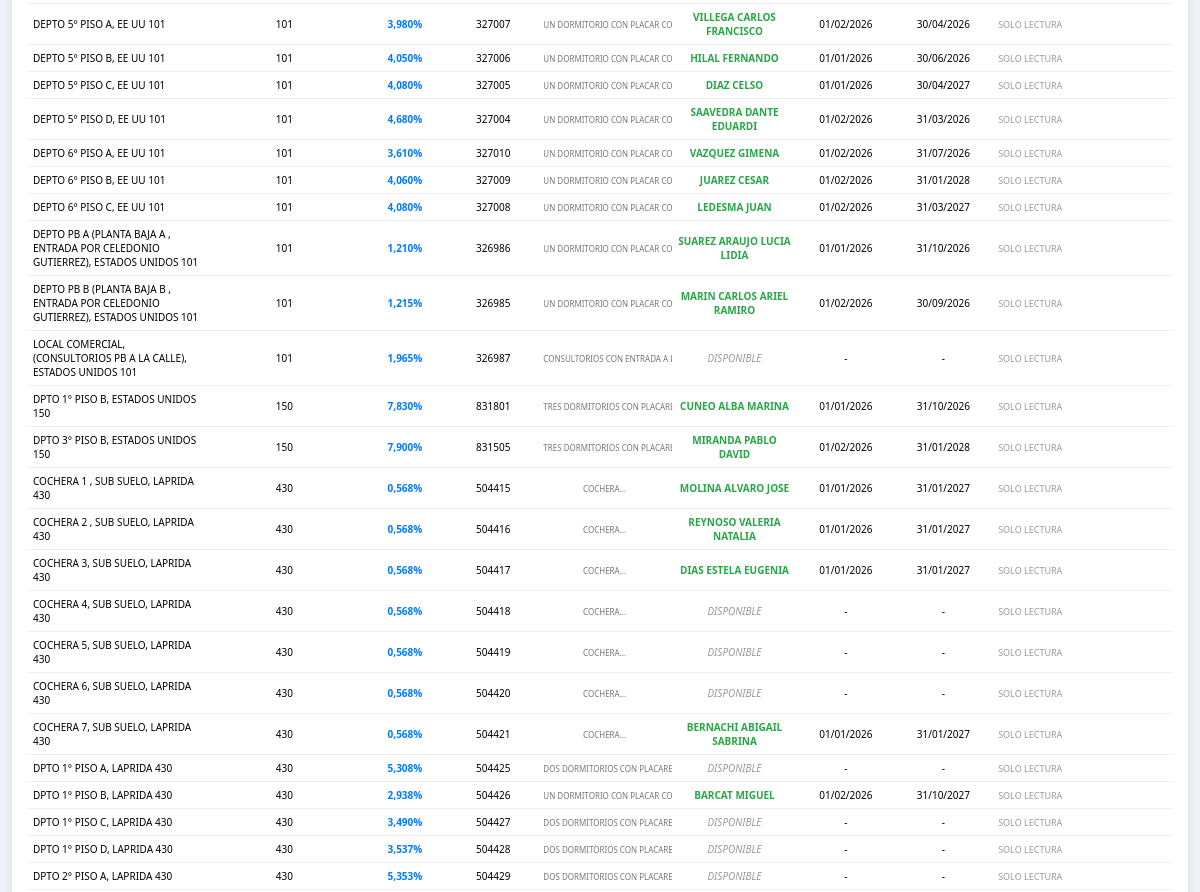
The page /propiedades.php (signed in, middle part) on the database as committed earlier.
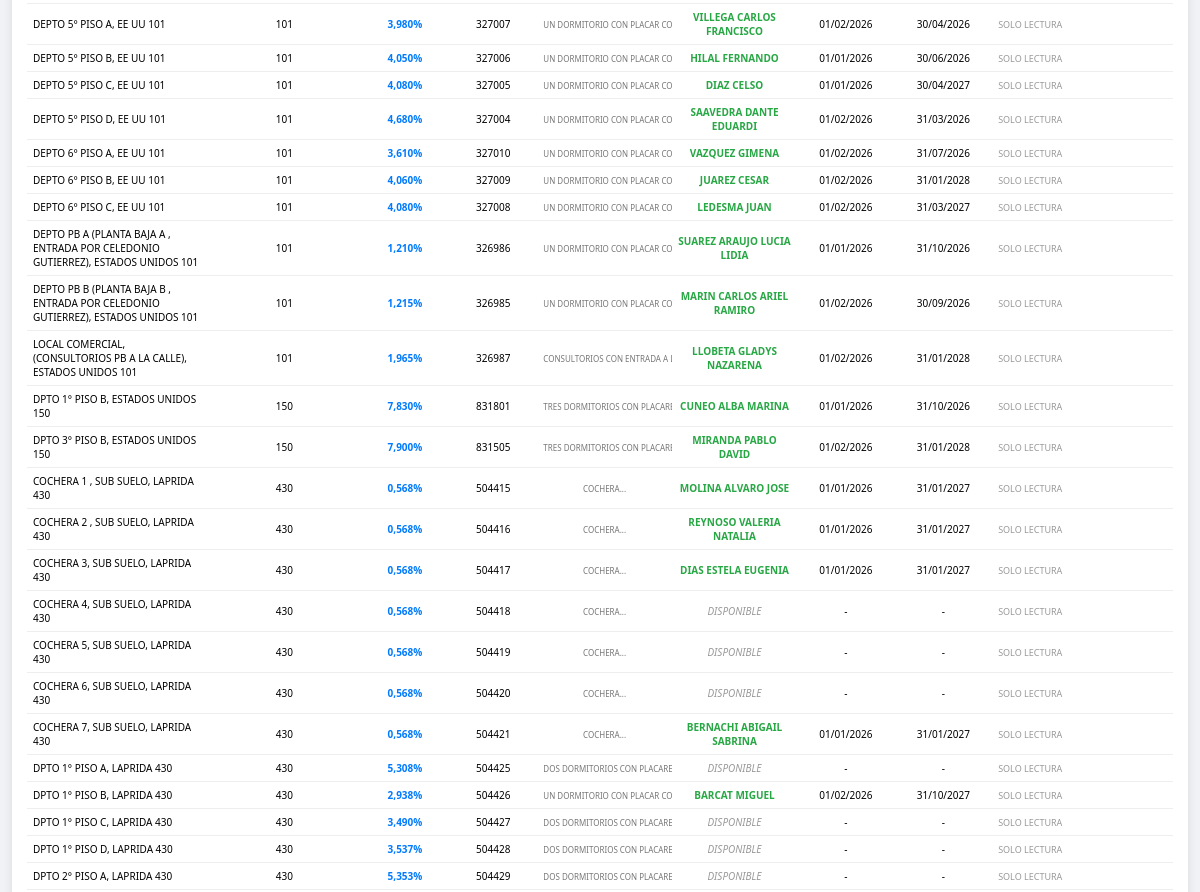
The same page on the database as committed later.
### tables this page shows
CREATE TABLE `propiedades` (
  `propiedad_id` int(11) NOT NULL AUTO_INCREMENT,
  `propiedad` varchar(255) NOT NULL,
  `ciudad` varchar(100) DEFAULT NULL,
  `padron` varchar(12) NOT NULL,
  `detalle` text NOT NULL,
  `consorcio` varchar(5) NOT NULL,
  `porcentaje` decimal(6,3) DEFAULT NULL,
  `propietario_id` int(11) NOT NULL,
  `alquiler` int(11) DEFAULT NULL,
  PRIMARY KEY (`propiedad_id`),
  UNIQUE KEY `padron` (`padron`),
  KEY `fk_propietario` (`propietario_id`),
  CONSTRAINT `fk_propietario` FOREIGN KEY (`propietario_id`) REFERENCES `usuarios` (`id`)
);

CREATE TABLE `usuarios` (
  `id` int(11) NOT NULL AUTO_INCREMENT,
  `apellido` varchar(150) NOT NULL,
  `dni` varchar(20) NOT NULL,
  `cuit` varchar(25) DEFAULT NULL,
  `domicilio` varchar(200) DEFAULT NULL,
  `email` varchar(100) DEFAULT NULL,
  `celular` varchar(20) DEFAULT NULL,
  `consorcio` varchar(100) DEFAULT NULL,
  PRIMARY KEY (`id`)
);

CREATE TABLE `alquileres` (
  `alquiler_id` int(11) NOT NULL AUTO_INCREMENT,
  `propiedad_id` int(11) NOT NULL,
  `inquilino1_id` int(11) NOT NULL,
  `inquilino2_id` int(11) DEFAULT NULL,
  `codeudor1_id` int(11) NOT NULL,
  `codeudor2_id` int(11) DEFAULT NULL,
  `plazo_meses` int(11) DEFAULT NULL,
  `destino` varchar(50) DEFAULT 'VIVIENDA',
  `fecha_inicio` date DEFAULT NULL,
  `fecha_fin` date DEFAULT NULL,
  `precio_convenido` decimal(10,2) DEFAULT NULL,
  `fecha_firma` date DEFAULT NULL,
  `monto_deposito` decimal(10,2) DEFAULT NULL,
  `estado` enum('VIGENTE','BAJA') DEFAULT 'VIGENTE',
  `fecha_creacion` timestamp NOT NULL DEFAULT current_timestamp(),
  PRIMARY KEY (`alquiler_id`)
);

### propiedades.php (the view, shortened to what this page needs)
<?php
include 'db.php';
$sql = "SELECT p.*, u.apellido as nombre_inquilino, a.fecha_inicio as inicio, a.fecha_fin as vencimiento
        FROM propiedades p
        LEFT JOIN alquileres a ON a.propiedad_id = p.propiedad_id AND a.estado = 'VIGENTE'
        LEFT JOIN usuarios u ON a.inquilino1_id = u.id
        ORDER BY p.consorcio ASC, p.propiedad ASC";
$resultado = mysqli_query($conexion, $sql);
$nivelAcceso = (int)($_SESSION['acceso_nivel'] ?? 0);
$soloLectura = ($nivelAcceso < 2);
?>
<!DOCTYPE html>
<html lang="es">
<head>
</head>
<body onkeydown="var e=event||window.event;if((e.keyCode||e.which)===27){e.preventDefault();window.location.href='index.php';return false;}">
<div class="contenedor">
    <table class="tabla-prop">
        <tbody id="cuerpoTabla">
            <?php while ($f = mysqli_fetch_array($resultado)):
                $alquilada = !empty($f['nombre_inquilino']);
                $inicio = !empty($f['inicio']) ? date('d/m/Y', strtotime($f['inicio'])) : '-';
                $venc = !empty($f['vencimiento']) ? date('d/m/Y', strtotime($f['vencimiento'])) : '-';
            ?>
            <tr class="fila-propiedad" data-id="<?= $f['propiedad_id'] ?>" onclick="seleccionarPropiedad(<?= $f['propiedad_id'] ?>, this, event)">
                <td class="al-izq"><?= $f['propiedad'] ?></td>
                <td class="al-cen"><?= $f['consorcio'] ?></td>
                <td class="al-cen" style="font-weight:bold; color:#007bff;"><?= $f['porcentaje'] !== null ? number_format($f['porcentaje'], 3, ',', '.') . '%' : '-' ?></td>
                <td class="al-cen"><?= $f['padron'] ?></td>
                <td class="al-cen" style="font-size: 8px; color: #777; white-space: nowrap;"><?= substr($f['detalle'],0,30) ?>...</td>
                <td class="al-cen">
                    <?= $alquilada ? "<span class='inquilino-nombre'>{$f['nombre_inquilino']}</span>" : "<span class='disponible'>DISPONIBLE</span>" ?>
                </td>
                <td class="al-cen"><?= $inicio ?></td>
                <td class="al-cen"><?= $venc ?></td>
                <td>
                    <?php if (!$soloLectura): ?>
                    <div class="flex-acciones" onclick="event.stopPropagation()">
                        <?php if($alquilada): ?>
                            <button onclick="finalizarContrato(<?= $f['propiedad_id'] ?>)" class="btn btn-fin w-grande">FIN CONTRATO</button>
                            <button onclick="imprimirContrato(<?= $f['propiedad_id'] ?>)" class="btn btn-print w-chico">IMPRIMIR CONTRATO</button>
                        <?php else: ?>
                            <button onclick="eliminarPropiedad(<?= $f['propiedad_id'] ?>)" class="btn btn-baja w-grande">BAJA PROP.</button>
                            <div style="width: 45px;"></div>
                        <?php endif; ?>
                    </div>
                    <?php else: ?>
                    <span style="color:#999; font-size:9px;">Solo lectura</span>
                    <?php endif; ?>
                </td>
            </tr>
            <?php endwhile; ?>
        </tbody>
    </table>
</div>
</body>
</html>

Rows that differ between the two databases and show on the page:
changed propiedades "LOCAL COMERCIAL,(CONSULTORIOS PB A LA CALLE), ESTADOS UNIDOS 101": usuarios.apellido (not shown) → "LLOBETA GLADYS NAZARENA"; alquileres.fecha_inicio "-" → "01/02/2026"; alquileres.fecha_fin "-" → "31/01/2028"; no longer shows "DISPONIBLE"
